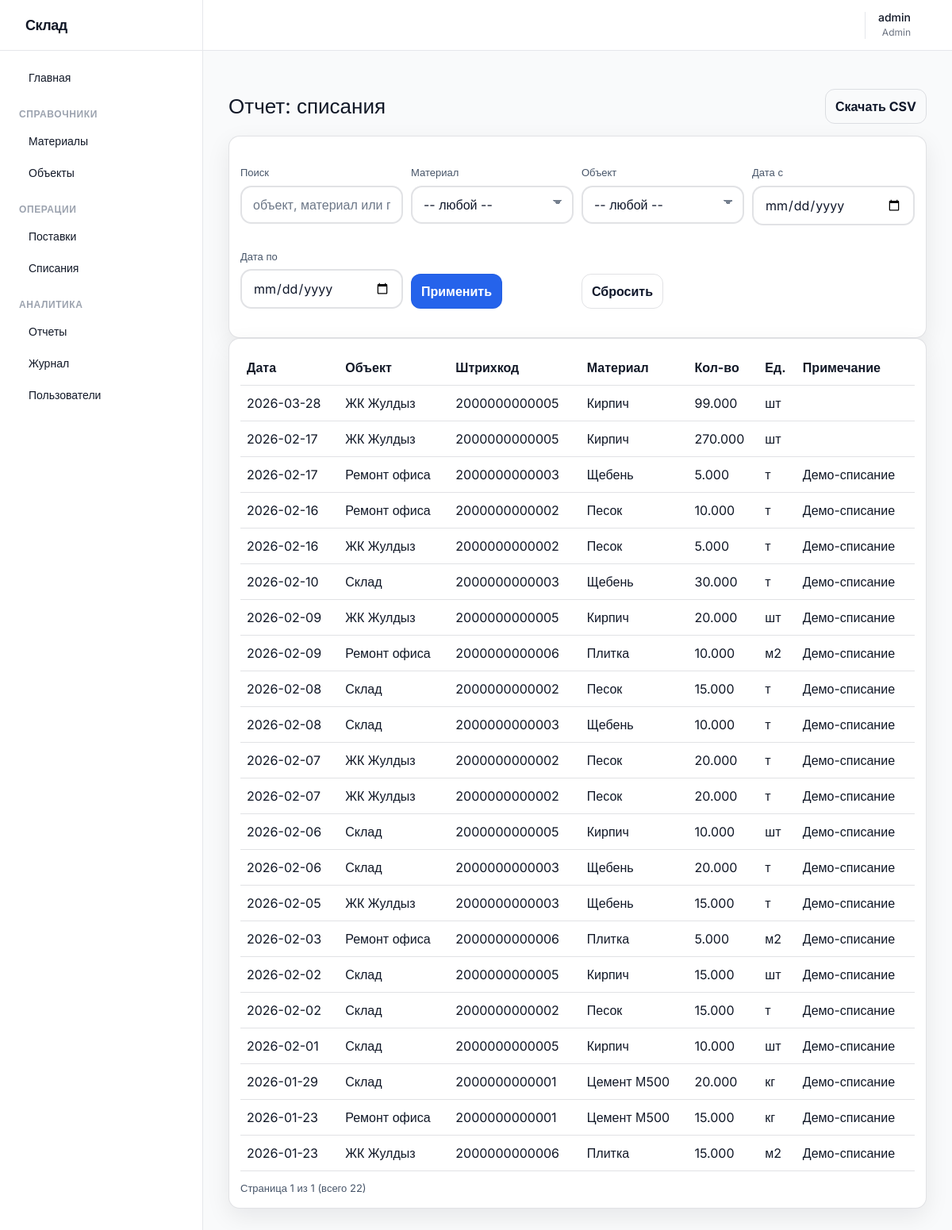
The page /reports/writeoffs (signed in) on the database its author committed.
### app/models.py (models this page shows, shortened)
class User(db.Model, UserMixin):
    __tablename__ = "users"
    id = db.Column(db.Integer, primary_key=True)
    username = db.Column(db.String(80), unique=True, nullable=False)
    password_hash = db.Column(db.String(255), nullable=False)
    role = db.Column(db.String(30), nullable=False)
    created_at = db.Column(db.DateTime, nullable=False, default=datetime.utcnow)

class WriteOff(db.Model):
    __tablename__ = "write_off"
    id = db.Column(db.Integer, primary_key=True)
    material_id = db.Column(db.Integer, db.ForeignKey("materials.id"), nullable=False)
    object_id = db.Column(db.Integer, db.ForeignKey("objects.id"), nullable=False)
    quantity = db.Column(db.Numeric(12, 3), nullable=False)
    writeoff_date = db.Column(db.Date, nullable=False)
    note = db.Column(db.String(255), nullable=True)
    created_by = db.Column(db.Integer, db.ForeignKey("users.id"), nullable=True)
    created_at = db.Column(db.DateTime, nullable=False, default=datetime.utcnow)
    material = db.relationship("Material", backref=db.backref("write_offs", lazy=True))
    object = db.relationship("ConstructionObject", backref=db.backref("write_offs", lazy=True))

class ConstructionObject(db.Model):
    __tablename__ = "objects"
    id = db.Column(db.Integer, primary_key=True)
    name = db.Column(db.String(150), nullable=False)
    address = db.Column(db.String(255), nullable=False)
    status = db.Column(db.String(50), nullable=False, default="active")

class Material(db.Model):
    __tablename__ = "materials"
    id = db.Column(db.Integer, primary_key=True)
    barcode = db.Column(db.String(64), unique=True, nullable=False)
    name = db.Column(db.String(150), unique=True, nullable=False)
    unit = db.Column(db.String(20), nullable=False)
    current_stock = db.Column(db.Numeric(12, 3), nullable=False, default=Decimal("0"))
    created_at = db.Column(db.DateTime, nullable=False, default=datetime.utcnow)

### app/reports/routes.py (the view, shortened to what this page needs)
@bp.route("/writeoffs")
@login_required
def writeoffs_report():
    q = (request.args.get("q") or "").strip()
    material_id = (request.args.get("material_id") or "").strip()
    object_id = (request.args.get("object_id") or "").strip()
    date_from = _parse_date(request.args.get("date_from") or "")
    date_to = _parse_date(request.args.get("date_to") or "")
    query = WriteOff.query.join(Material).join(ConstructionObject)
    if material_id:
        try:
            mid = int(material_id)
            query = query.filter(WriteOff.material_id == mid)
        except Exception:
            pass
    if object_id:
        try:
            oid = int(object_id)
            query = query.filter(WriteOff.object_id == oid)
        except Exception:
            pass
    if date_from:
        query = query.filter(WriteOff.writeoff_date >= date_from)
    if date_to:
        query = query.filter(WriteOff.writeoff_date <= date_to)
    query = query.order_by(WriteOff.writeoff_date.desc(), WriteOff.id.desc())
    page = paginate(query, per_page=50)
    materials = Material.query.order_by(Material.name.asc()).all()
    objects = ConstructionObject.query.order_by(ConstructionObject.name.asc()).all()
    return render_template(
        "reports/writeoffs.html",
        writeoffs=page["items"],
        page=page,
        materials=materials,
        objects=objects,
        q=q,
        material_id=material_id,
        object_id=object_id,
        date_from=request.args.get("date_from") or "",
        date_to=request.args.get("date_to") or "",
    )

### app/auth/routes.py (called while the page is built)
@login_manager.user_loader
def load_user(user_id: str):
    return User.query.get(int(user_id))

### app/reports/routes.py (called while the page is built)
def _parse_date(value: str) -> date | None:
    try:
        v = (value or "").strip()
        if not v:
            return None
        return date.fromisoformat(v)
    except Exception:
        return None

### app/utils.py (called while the page is built)
def get_int_arg(name: str, default: int) -> int:
    try:
        return int(request.args.get(name, default))
    except Exception:
        return default

def paginate(query, per_page: int = 20):
    page = get_int_arg("page", 1)
    if page < 1:
        page = 1
    total = query.count()
    pages = (total + per_page - 1) // per_page
    items = query.limit(per_page).offset((page - 1) * per_page).all()
    return {
        "items": items,
        "page": page,
        "per_page": per_page,
        "total": total,
        "pages": pages,
        "has_prev": page > 1,
        "has_next": page < pages,
        "prev_page": page - 1,
        "next_page": page + 1,
    }

### app/templates/reports/writeoffs.html (shortened to what this page needs)
{% extends 'base.html' %}
{% block content %}
  <div class="row">
    <h1>Отчет: списания</h1>
    <a class="btn btn--ghost" href="{{ url_for('reports.writeoffs_report', export='csv', q=q, material_id=material_id, object_id=object_id, date_from=date_from, date_to=date_to) }}">Скачать CSV</a>
  </div>
  <div class="card">
    <form method="get" class="filters">
      <label class="field">
        <span>Поиск</span>
        <input name="q" value="{{ q }}" placeholder="объект, материал или примечание">
      </label>
      <label class="field">
        <span>Материал</span>
        <select name="material_id">
          <option value="">-- любой --</option>
        </select>
      </label>
      <label class="field">
        <span>Объект</span>
        <select name="object_id">
          <option value="">-- любой --</option>
        </select>
      </label>
      <label class="field">
        <span>Дата с</span>
        <input type="date" name="date_from" value="{{ date_from }}">
      </label>
      <label class="field">
        <span>Дата по</span>
        <input type="date" name="date_to" value="{{ date_to }}">
      </label>
      <div class="field" style="align-self:end;">
        <span>&nbsp;</span>
        <button class="btn" type="submit">Применить</button>
      </div>
      <div class="field" style="align-self:end;">
        <span>&nbsp;</span>
        <a class="btn btn--ghost" href="{{ url_for('reports.writeoffs_report') }}">Сбросить</a>
      </div>
    </form>
  </div>
  <div class="card">
    <div class="desktop-only">
      <table class="table">
        <thead><tr><th>Дата</th><th>Объект</th><th>Штрихкод</th><th>Материал</th><th>Кол-во</th><th>Ед.</th><th>Примечание</th></tr></thead>
        <tbody>
          {% for w in writeoffs %}
            <tr>
              <td>{{ w.writeoff_date.isoformat() }}</td>
              <td>{{ w.object.name }}</td>
              <td>{{ w.material.barcode }}</td>
              <td>{{ w.material.name }}</td>
              <td>{{ '%.3f'|format(w.quantity) }}</td>
              <td>{{ w.material.unit }}</td>
              <td>{{ w.note or '' }}</td>
            </tr>
          {% endfor %}
        </tbody>
      </table>
    </div>
    {% if page %}
      <div class="pager">
        <div class="pager__info">Страница {{ page.page }} из {{ page.pages }} (всего {{ page.total }})</div>
      </div>
    {% endif %}
  </div>
{% endblock %}

### app/templates/base.html (shortened to what this page needs)
<!DOCTYPE html>
<html lang="ru" class="light">
<head>
  <link rel="stylesheet" href="{{ url_for('static', filename='tailwind.css') }}">
  <link rel="stylesheet" href="{{ url_for('static', filename='styles.css') }}">
</head>
<body class="bg-gray-50 text-gray-900 dark:bg-gray-900 dark:text-gray-100 font-sans antialiased flex h-screen overflow-hidden transition-colors duration-200">
  {% if current_user.is_authenticated %}
    <aside id="sidebar" class="bg-white dark:bg-gray-800 border-r border-gray-200 dark:border-gray-700 w-64 hidden md:flex flex-col transition-colors duration-200 z-20 fixed md:relative h-full inset-y-0 left-0">
      <div class="h-16 flex items-center px-6 border-b border-gray-200 dark:border-gray-700">
        <span class="text-lg font-bold tracking-tight">Склад</span>
      </div>
      <nav class="flex-1 overflow-y-auto py-4 px-3 space-y-1">
        <a href="{{ url_for('reports.dashboard') }}" class="flex items-center px-3 py-2 text-sm font-medium rounded-md hover:bg-gray-100 dark:hover:bg-gray-700">
           Главная
        </a>
        <div class="pt-4 pb-1">
          <p class="px-3 text-xs font-semibold text-gray-400 uppercase tracking-wider">Справочники</p>
        </div>
        <a href="{{ url_for('materials.list_materials') }}" class="flex items-center px-3 py-2 text-sm font-medium rounded-md hover:bg-gray-100 dark:hover:bg-gray-700">
           Материалы
        </a>
        <a href="{{ url_for('objects.list_objects') }}" class="flex items-center px-3 py-2 text-sm font-medium rounded-md hover:bg-gray-100 dark:hover:bg-gray-700">
           Объекты
        </a>
        <div class="pt-4 pb-1">
          <p class="px-3 text-xs font-semibold text-gray-400 uppercase tracking-wider">Операции</p>
        </div>
        <a href="{{ url_for('inventory.list_supplies') }}" class="flex items-center px-3 py-2 text-sm font-medium rounded-md hover:bg-gray-100 dark:hover:bg-gray-700">
           Поставки
        </a>
        <a href="{{ url_for('inventory.list_writeoffs') }}" class="flex items-center px-3 py-2 text-sm font-medium rounded-md hover:bg-gray-100 dark:hover:bg-gray-700">
           Списания
        </a>
        <div class="pt-4 pb-1">
          <p class="px-3 text-xs font-semibold text-gray-400 uppercase tracking-wider">Аналитика</p>
        </div>
        <a href="{{ url_for('reports.stock_report') }}" class="flex items-center px-3 py-2 text-sm font-medium rounded-md hover:bg-gray-100 dark:hover:bg-gray-700">
           Отчеты
        </a>
        {% if current_user.role in ['admin', 'manager'] %}
          <a href="{{ url_for('audit.list_audit') }}" class="flex items-center px-3 py-2 text-sm font-medium rounded-md hover:bg-gray-100 dark:hover:bg-gray-700">
             Журнал
          </a>
        {% endif %}
        {% if current_user.role == 'admin' %}
          <a href="{{ url_for('users.list_users') }}" class="flex items-center px-3 py-2 text-sm font-medium rounded-md hover:bg-gray-100 dark:hover:bg-gray-700">
             Пользователи
          </a>
        {% endif %}
      </nav>
    </aside>
  {% endif %}
  <div class="flex-1 flex flex-col w-full overflow-hidden">
    {% if current_user.is_authenticated %}
      <header class="h-16 bg-white dark:bg-gray-800 border-b border-gray-200 dark:border-gray-700 flex items-center justify-between px-4 sm:px-6 transition-colors duration-200 z-10">
        <div class="flex items-center space-x-4 ml-auto">
          <button id="theme-toggle" class="p-2 rounded-full text-gray-500 hover:bg-gray-100 dark:hover:bg-gray-700 focus:outline-none" title="Переключить тему" type="button">
          </button>
          <div class="flex items-center gap-3 border-l border-gray-200 dark:border-gray-700 pl-4">
            <div class="text-right hidden sm:block">
              <p class="text-sm font-medium leading-none">{{ current_user.username }}</p>
              <p class="text-xs text-gray-500 dark:text-gray-400 mt-1 capitalize">{{ current_user.role }}</p>
            </div>
            <a href="{{ url_for('auth.logout') }}" class="p-2 text-red-600 hover:bg-red-50 dark:hover:bg-red-900/20 rounded-md transition-colors" title="Выход">
            </a>
          </div>
        </div>
      </header>
    {% endif %}
    <main class="flex-1 overflow-x-hidden overflow-y-auto p-4 sm:p-6 lg:p-8 relative">
      {% block content %}{% endblock %}
    </main>
  </div>
</body>
</html>

### app/static/styles.css (style rules this page uses)
:root { --bg:#f6f7fb; --text:#0f172a; --muted:#475569; --card:#ffffff; --border:rgba(15,23,42,.12); --shadow:0 10px 30px rgba(2,6,23,.08); --primary:#2563eb; --primary_text:#ffffff; --danger:#b91c1c; --danger_bg:rgba(239,68,68,.12); --success_bg:rgba(34,197,94,.12); --input_bg:#ffffff; }
* { box-sizing:border-box }
body { margin:0;font-family:system-ui,-apple-system,Segoe UI,Roboto,Arial,sans-serif;background:var(--bg);color:var(--text) }
a { color:inherit }
h1 { font-size:26px;margin:18px 0 }
.card { background:var(--card);border:1px solid var(--border);border-radius:14px;padding:14px;box-shadow:var(--shadow) }
.row { display:flex;align-items:center;justify-content:space-between;gap:12px;flex-wrap:wrap }
.btn { display:inline-block;border:1px solid color-mix(in oklab,var(--primary) 60%, var(--border));background:var(--primary);color:var(--primary_text);padding:9px 12px;border-radius:12px;text-decoration:none;font-weight:700;cursor:pointer }
.btn--ghost { background:transparent;color:var(--text);border:1px solid var(--border) }
.field { display:block;margin:10px 0 }
.field span { display:block;margin-bottom:6px;color:var(--muted);font-size:13px }
input,select,textarea { width:100%;padding:12px 14px;border-radius:14px;border:2px solid var(--border);background:var(--input_bg);color:var(--text);font-size:16px;line-height:1.25;min-height:44px;transition:border-color .15s ease, box-shadow .15s ease, filter .15s ease }
input::placeholder,textarea::placeholder { color:color-mix(in oklab,var(--muted) 80%, transparent) }
select { appearance:none;-webkit-appearance:none;-moz-appearance:none;background-image:linear-gradient(45deg, transparent 50%, color-mix(in oklab,var(--muted) 75%, transparent) 50%),linear-gradient(135deg, color-mix(in oklab,var(--muted) 75%, transparent) 50%, transparent 50%);background-position:calc(100% - 18px) calc(50% - 3px),calc(100% - 12px) calc(50% - 3px);background-size:6px 6px,6px 6px;background-repeat:no-repeat;padding-right:40px }
.table { width:100%;border-collapse:collapse }
.table th,.table td { padding:10px 8px;border-bottom:1px solid var(--border);text-align:left;vertical-align:top }
.table thead th { position:sticky;top:0;background:var(--card);z-index:1 }
.desktop-only { display:block }
.filters { display:grid;grid-template-columns:repeat(4,minmax(0,1fr));gap:10px;margin:12px 0 }
.pager { display:flex;justify-content:space-between;gap:10px;align-items:center;margin-top:12px }
.pager__info { color:var(--muted);font-size:13px }

### rows shown on the page
User: username "admin", role "Admin"
WriteOff: writeoff_date "2026-03-28", object.name "ЖК Жулдыз", material.barcode "2000000000005", material.name "Кирпич", quantity "99.000", material.unit "шт"
WriteOff: writeoff_date "2026-02-17", object.name "ЖК Жулдыз", material.barcode "2000000000005", material.name "Кирпич", quantity "270.000", material.unit "шт"
WriteOff: writeoff_date "2026-02-17", object.name "Ремонт офиса", material.barcode "2000000000003", material.name "Щебень", quantity "5.000", material.unit "т", note "Демо-списание"
WriteOff: writeoff_date "2026-02-16", object.name "Ремонт офиса", material.barcode "2000000000002", material.name "Песок", quantity "10.000", material.unit "т", note "Демо-списание"
WriteOff: writeoff_date "2026-02-16", object.name "ЖК Жулдыз", material.barcode "2000000000002", material.name "Песок", quantity "5.000", material.unit "т", note "Демо-списание"
WriteOff: writeoff_date "2026-02-10", object.name "Склад", material.barcode "2000000000003", material.name "Щебень", quantity "30.000", material.unit "т", note "Демо-списание"
WriteOff: writeoff_date "2026-02-09", object.name "ЖК Жулдыз", material.barcode "2000000000005", material.name "Кирпич", quantity "20.000", material.unit "шт", note "Демо-списание"
WriteOff: writeoff_date "2026-02-09", object.name "Ремонт офиса", material.barcode "2000000000006", material.name "Плитка", quantity "10.000", material.unit "м2", note "Демо-списание"
WriteOff: writeoff_date "2026-02-08", object.name "Склад", material.barcode "2000000000002", material.name "Песок", quantity "15.000", material.unit "т", note "Демо-списание"
WriteOff: writeoff_date "2026-02-08", object.name "Склад", material.barcode "2000000000003", material.name "Щебень", quantity "10.000", material.unit "т", note "Демо-списание"
WriteOff: writeoff_date "2026-02-07", object.name "ЖК Жулдыз", material.barcode "2000000000002", material.name "Песок", quantity "20.000", material.unit "т", note "Демо-списание"
WriteOff: writeoff_date "2026-02-07", object.name "ЖК Жулдыз", material.barcode "2000000000002", material.name "Песок", quantity "20.000", material.unit "т", note "Демо-списание"
WriteOff: writeoff_date "2026-02-06", object.name "Склад", material.barcode "2000000000005", material.name "Кирпич", quantity "10.000", material.unit "шт", note "Демо-списание"
WriteOff: writeoff_date "2026-02-06", object.name "Склад", material.barcode "2000000000003", material.name "Щебень", quantity "20.000", material.unit "т", note "Демо-списание"
WriteOff: writeoff_date "2026-02-05", object.name "ЖК Жулдыз", material.barcode "2000000000003", material.name "Щебень", quantity "15.000", material.unit "т", note "Демо-списание"
WriteOff: writeoff_date "2026-02-03", object.name "Ремонт офиса", material.barcode "2000000000006", material.name "Плитка", quantity "5.000", material.unit "м2", note "Демо-списание"
WriteOff: writeoff_date "2026-02-02", object.name "Склад", material.barcode "2000000000005", material.name "Кирпич", quantity "15.000", material.unit "шт", note "Демо-списание"
WriteOff: writeoff_date "2026-02-02", object.name "Склад", material.barcode "2000000000002", material.name "Песок", quantity "15.000", material.unit "т", note "Демо-списание"
WriteOff: writeoff_date "2026-02-01", object.name "Склад", material.barcode "2000000000005", material.name "Кирпич", quantity "10.000", material.unit "шт", note "Демо-списание"
WriteOff: writeoff_date "2026-01-29", object.name "Склад", material.barcode "2000000000001", material.name "Цемент М500", quantity "20.000", material.unit "кг", note "Демо-списание"
WriteOff: writeoff_date "2026-01-23", object.name "Ремонт офиса", material.barcode "2000000000001", material.name "Цемент М500", quantity "15.000", material.unit "кг", note "Демо-списание"
WriteOff: writeoff_date "2026-01-23", object.name "ЖК Жулдыз", material.barcode "2000000000006", material.name "Плитка", quantity "15.000", material.unit "м2", note "Демо-списание"

### other values the page prints
{{ page.page }} "1"
{{ page.pages }} "1"
{{ page.total }} "22"
